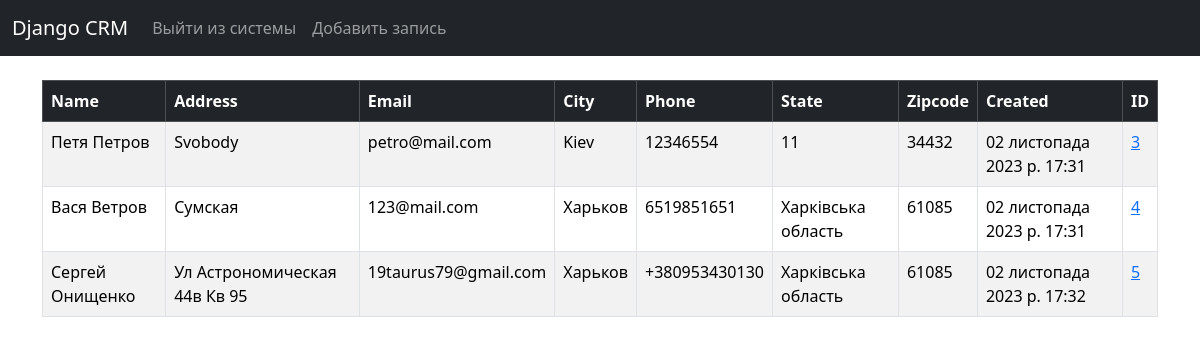
The app's page / (signed in) with its own data.
### website/models.py (models this page shows, shortened)
class Record(models.Model):
    created_at = models.DateTimeField(auto_now_add=True)
    first_name = models.CharField(max_length=50)
    last_name = models.CharField(max_length=50)
    email = models.CharField(max_length=100)
    phone = models.CharField(max_length=15)
    address = models.CharField(max_length=100)
    city = models.CharField(max_length=50)
    state = models.CharField(max_length=50)
    zipcode = models.CharField(max_length=20)

### website/views.py (the view)
# urls.py: 2. Add a URL to urlpatterns:  path('', views.home, name='home')
def home(request):
    records = Record.objects.all()
    if request.method == "POST":
        username = request.POST["username"]
        password = request.POST["password"]
        user = authenticate(username=username, password=password)
        if user is not None:
            login(request, user)
            messages.success(request, "Вы вошли в систему")
            return redirect("home")
        else:
            messages.success(
                request,
                "Вы ввели не правильные данные. Проверьте данные и повторите ввод",
            )
            return redirect("home")
    else:
        return render(request, "home.html", {"records": records})

### website/templates/home.html (shortened to what this page needs)
{% extends 'base.html' %}
{% block content %}
{% if user.is_authenticated %}
    <table class="table table-striped table-hover table-bordered">
  <thead class="table-dark">
    <tr>
      <th scope="col">Name</th>
      <th scope="col">Address</th>
      <th scope="col">Email</th>
      <th scope="col">City</th>
      <th scope="col">Phone</th>
      <th scope="col">State</th>
      <th scope="col">Zipcode</th>
      <th scope="col">Created</th>
      <th scope="col">ID</th>
    </tr>
  </thead>
  <tbody>
      {% if records %}
        {% for record in records %}
        <tr>
            <td>{{ record.first_name }}
            {{ record.last_name }}</td>
            <td>{{ record.address }}</td>
            <td>{{ record.email }}</td>
            <td>{{ record.city }}</td>
            <td>{{ record.phone }}</td>
            <td>{{ record.state }}</td>
            <td>{{ record.zipcode }}</td>
            <td>{{ record.created_at }}</td>
            <td><a href="{% url 'record' record.id %}">{{ record.id }}</a> </td>
        </tr>
        {% endfor %}
    {% endif %}
  </tbody>
</table>
    {% endif %}
{% endblock %}

### website/templates/base.html (shortened to what this page needs)
<!doctype html>
<html lang="en">
  <head>
    <link href="https://cdn.jsdelivr.net/npm/bootstrap@5.3.2/dist/css/bootstrap.min.css" rel="stylesheet">
  </head>
  <body>
    {% include 'navbar.html' %}
    <div class="container">
    <br/>
    {% block content %}
    {% endblock %}
  </div>
  </body>
</html>

### website/templates/navbar.html (shortened to what this page needs)
<nav class="navbar navbar-expand-lg navbar-dark bg-dark">
  <div class="container-fluid">
    <a class="navbar-brand" href="{% url 'home' %}">Django CRM</a>
    <div class="collapse navbar-collapse" id="navbarSupportedContent">
      <ul class="navbar-nav me-auto mb-2 mb-lg-0">
        {% if user.is_authenticated %}
        <li class="nav-item">
          <a class="nav-link" href="{% url 'logout' %} ">Выйти из системы</a>
        </li>
        <li class="nav-item">
        <a class="nav-link" href="{% url 'add_record' %} ">Добавить запись</a>
        </li>
        {% endif %}
      </ul>
    </div>
  </div>
</nav>

### records on screen
Record: first_name "Петя", last_name "Петров", address "Svobody", email "petro@mail.com", city "Kiev", phone "12346554", state "11", zipcode "34432", created_at "02 листопада 2023 р. 17:31", id "3"
Record: first_name "Вася", last_name "Ветров", address "Сумская", email "123@mail.com", city "Харьков", phone "6519851651", state "Харківська область", zipcode "61085", created_at "02 листопада 2023 р. 17:31", id "4"
Record: first_name "Сергей", last_name "Онищенко", address "Ул Астрономическая 44в Кв 95", email "19taurus79@gmail.com", city "Харьков", phone "+380953430130", state "Харківська область", zipcode "61085", created_at "02 листопада 2023 р. 17:32", id "5"
